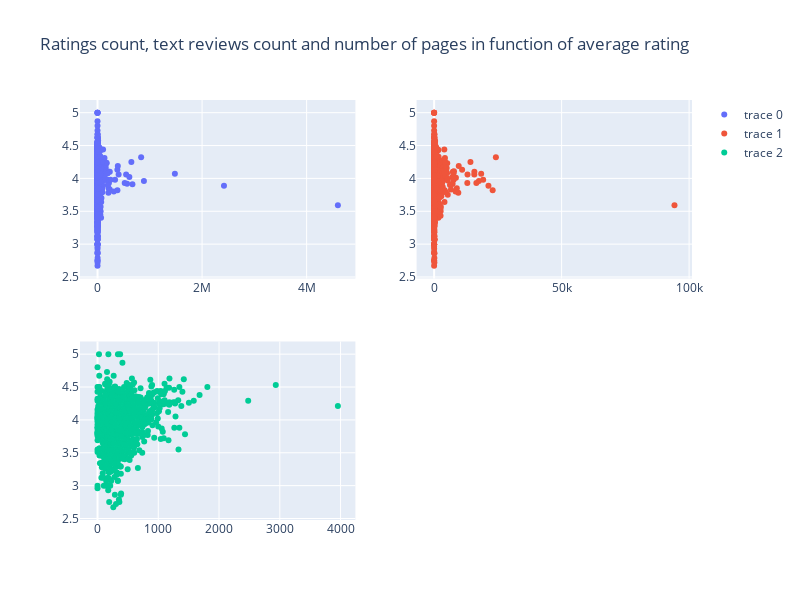

Source (notebook cell):
### Code cell
fig = make_subplots(rows=2, cols=2)

# Ratings_count
fig.add_trace(
    go.Scatter(x=X_test[:,0], y=Y_test,
    mode="markers"), 
    row=1, col=1
) 

# Text_reviews_count
fig.add_trace(
    go.Scatter(x=X_test[:,1], y=Y_test,
    mode="markers"),
    row=1, col=2
)

# Num_pages
fig.add_trace(
    go.Scatter(x=X_test[:,2], y=Y_test,
    mode="markers"),
    row=2, col=1
)


fig.update_layout(height=600, width=800, title_text="Ratings count, text reviews count and number of pages in function of average rating")
fig.show()

### Figure 1 — Plotly figure (JSON) as saved in the notebook; plotly's stock layout.template omitted (floating-point values rounded to 4 significant figures; data arrays with more than 128 entries replaced by an {"elided": "..."} marker saying what was removed)
{"data": [{"mode": "markers", "type": "scatter", "x": {"elided": "1832 int values"}, "xaxis": "x", "y": {"elided": "1832 float values"}, "yaxis": "y"}, {"mode": "markers", "type": "scatter", "x": {"elided": "1832 int values"}, "xaxis": "x2", "y": {"elided": "1832 float values"}, "yaxis": "y2"}, {"mode": "markers", "type": "scatter", "x": {"elided": "1832 int values"}, "xaxis": "x3", "y": {"elided": "1832 float values"}, "yaxis": "y3"}], "layout": {"height": 600, "title": {"text": "Ratings count, text reviews count and number of pages in function of average rating"}, "width": 800, "xaxis": {"anchor": "y", "domain": [0, 0.45]}, "xaxis2": {"anchor": "y2", "domain": [0.55, 1]}, "xaxis3": {"anchor": "y3", "domain": [0, 0.45]}, "xaxis4": {"anchor": "y4", "domain": [0.55, 1]}, "yaxis": {"anchor": "x", "domain": [0.575, 1]}, "yaxis2": {"anchor": "x2", "domain": [0.575, 1]}, "yaxis3": {"anchor": "x3", "domain": [0, 0.425]}, "yaxis4": {"anchor": "x4", "domain": [0, 0.425]}}}
